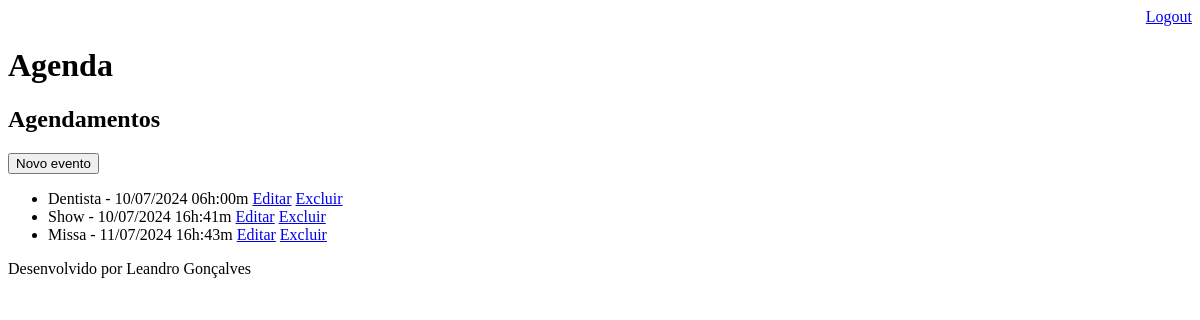
/agenda/ (signed in), run on an earlier commit of the app's database.
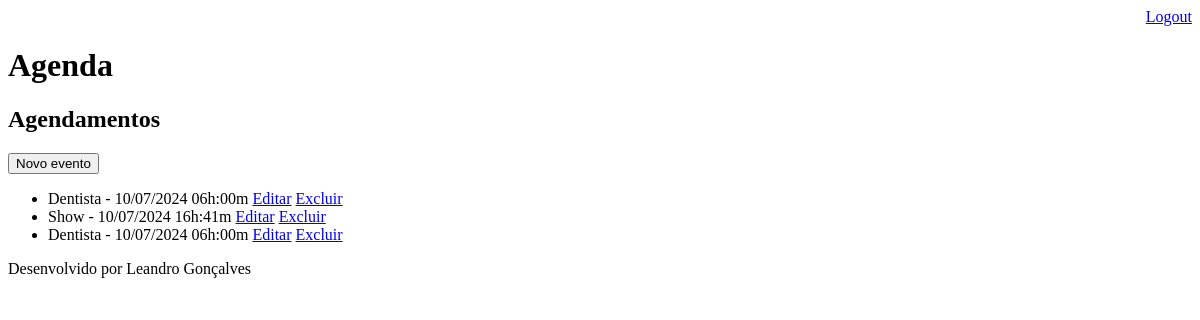
And on a later commit of the database.
### core/models.py (models this page shows, shortened)
class Evento(models.Model):
    titulo = models.CharField(max_length=100)
    descricao = models.TextField(blank=True, null=True)
    data_evento = models.DateTimeField(verbose_name='Data do evento')
    data_criacao = models.DateTimeField(auto_now=True, verbose_name='Data de criação')
    local_evento = models.CharField(max_length=100, null=False, verbose_name='Local do evento')
    usuario = models.ForeignKey(User, on_delete=models.CASCADE)
    class Meta:
        db_table = 'evento'
    def get_data_evento(self):
        return self.data_evento.strftime('%d/%m/%Y %Hh:%Mm')
    def get_evento_atrasado(self):
        if self.data_evento < datetime.now():
            return True
        else:
            return False
    def get_evento_proximo(self):
        if self.data_evento > datetime.now() + timedelta(hours=1):
            return False
        else:
            if self.data_evento < datetime.now():
                return False
            return True

### core/views.py (the view)
# urls.py: path('agenda/', views.lista_eventos),
@login_required(login_url='/login/')
def lista_eventos(request):
    try:
        user = request.user
        data_atual = datetime.now() - timedelta(hours=1)
        evento = Evento.objects.filter(usuario=user,
                                    data_evento__gt=data_atual)
        dados = {'eventos': evento}
    except Exception:
        raise Http404
    return render(request, 'agenda.html', dados)

### templates/agenda.html (shortened to what this page needs)
{% extends 'model-page.html' %}
{% block content %}
  <h2>Agendamentos</h2>
  <a href="evento/"><button type="button">Novo evento</button></a>
  <ul>
    {% for evento in eventos %}
      <li>
        <div style="
        ">
          {{ evento.titulo }} - {{ evento.get_data_evento }}
          <a href="evento/?id={{ evento.id }}">Editar</a>
          <a href="evento/delete/{{ evento.id }}">Excluir</a>
        </div>
      </li>
    {% endfor %}
  </ul>
{% endblock %}

What changed in the data, as far as the page shows it:
removed Evento: titulo "Missa", get_data_evento "11/07/2024 16h:43m"
added Evento: titulo "Dentista", get_data_evento "10/07/2024 06h:00m"
